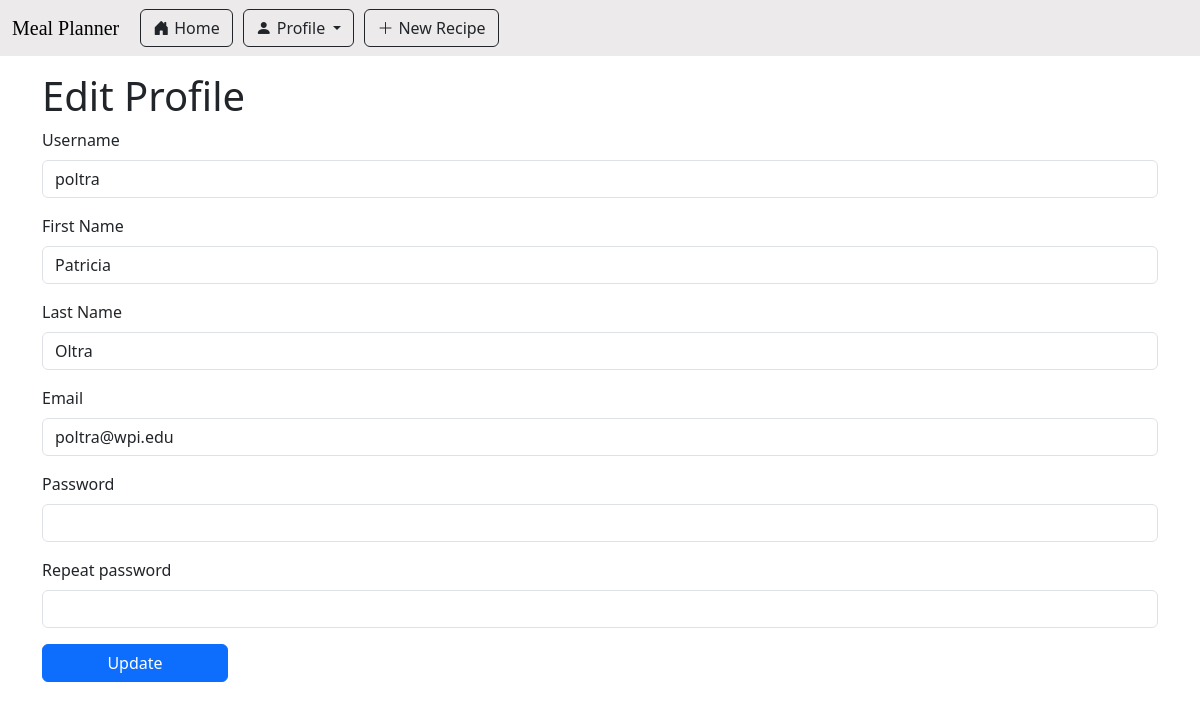
The app's page /user/profile/edit (signed in) with its own data.
### app/main/models.py (models this page shows, shortened)
class User(db.Model, UserMixin):
    id: sqlo.Mapped[int] = sqlo.mapped_column(primary_key=True)
    first_name: sqlo.Mapped[str] = sqlo.mapped_column(sqla.String(64))
    last_name: sqlo.Mapped[str] = sqlo.mapped_column(sqla.String(64))
    username: sqlo.Mapped[str] = sqlo.mapped_column(sqla.String(64))
    email: sqlo.Mapped[str] = sqlo.mapped_column(sqla.String(120))
    password_hash: sqlo.Mapped[str] = sqlo.mapped_column(sqla.String(256))
    is_certified: sqlo.Mapped[bool] = sqlo.mapped_column(sqla.Boolean, default=False)
    written_recipes: sqlo.WriteOnlyMapped['Recipe'] = sqlo.relationship(back_populates='writer')
    users_saved_recipes : sqlo.WriteOnlyMapped['Recipe'] = sqlo.relationship(
        secondary=saved_recipes_table,
        primaryjoin=(saved_recipes_table.c.user_id == id),
        back_populates='recipe_saved_by_users',
        passive_deletes=True)
    curr_ingredients: sqlo.WriteOnlyMapped['UserIngredientListUse'] = sqlo.relationship(back_populates='userlist_user')
    @login.user_loader
    def load_user(id):
        return db.session.get(User, int(id))

### app/main/routes.py (the view)
@bp_main.route('/user/profile/edit', methods=['GET','POST'])
def edit_profile():
    eform = EditForm()
    if eform.validate_on_submit():
        current_user.username = eform.username.data
        current_user.first_name = eform.first_name.data
        current_user.last_name = eform.last_name.data
        current_user.email = eform.email.data
        current_user.set_password(eform.password.data)
        db.session.add(current_user)
        db.session.commit()
        flash('Your changes have been saved.')
        return redirect(url_for('main.display_profile'))
    elif request.method == 'GET':
        eform.username.data = current_user.username
        eform.first_name.data = current_user.first_name
        eform.last_name.data = current_user.last_name
        eform.email.data = current_user.email
    return render_template('edit_profile.html', title="Edit Profile", form=eform, user=current_user)

### app/main/forms.py (shortened to what this page needs)
class EditForm(FlaskForm):
    username = StringField('Username', validators=[DataRequired()])
    first_name = StringField('First Name', validators=[DataRequired()])
    last_name = StringField('Last Name', validators=[DataRequired()])
    email = StringField('Email', validators=[DataRequired(), Email()])
    password = PasswordField('Password', validators=[DataRequired()])
    password2 = PasswordField('Repeat password', validators=[DataRequired(), EqualTo('password')])
    submit = SubmitField('Update')

### meal_planner.py (called while the page is built)
@app.before_request
def initDB(*args, **kwargs):
    if app._got_first_request:
        db.create_all()

### app/main/templates/edit_profile.html (shortened to what this page needs)
{% extends "base.html" %}
{% import 'bootstrap_wtf.html' as wtf %}
{% block content %}
    <h1>Edit Profile</h1>
    <form action="{{ url_for('main.edit_profile') }}", method="POST">
        {{wtf.form_field(form.username)}}
        {{wtf.form_field(form.first_name)}}
        {{wtf.form_field(form.last_name)}}
        {{wtf.form_field(form.email)}}
        {{wtf.form_field(form.password)}}
        {{wtf.form_field(form.password2)}}
        {{wtf.form_field(form.submit)}}
    </form>
{% endblock %}

### app/main/templates/bootstrap_wtf.html (shortened to what this page needs)
{% macro form_field(field, autofocus) %}
  {%- if field.type == 'BooleanField' %}
  <div class="form-check mb-3">
    {{ field(class='form-check-input') }}
    {{ field.label(class='form-check-label') }}
  </div>
  {%- elif field.type == 'SelectField' %}
    {{ field.label(class='form-label') }}
    {{ field(class='form-select mb-3') }}
  {%- elif field.type == 'QuerySelectMultipleField' %}
    {{ field.label(class='form-label') }}
    {{ field(class='form-select mb-3') }}
  {%- elif field.type == 'SubmitField' %}
  {{ field(class='btn btn-primary mb-3 col-2') }}
  {%- else %}
  <div class="mb-3">
    {{ field.label(class='form-label') }}
    {% if autofocus %}
      {{ field(class='form-control' + (' is-invalid' if field.errors else ''), autofocus=True) }}
    {% else %}
      {{ field(class='form-control' + (' is-invalid' if field.errors else '')) }}
    {% endif %}
  </div>
  {%- endif %}
{% endmacro %}

### app/static/css/main.css (style rules this page uses)
:root { --accent-bg-color: #eceaea; --blank-bg-color: #fff; --outline-color: #989090; }

### records on screen
User: username "poltra", first_name "Patricia", last_name "Oltra", email "poltra@wpi.edu"

### other values on screen
{{ field.label(class='form-label') }} "Username First Name Last Name Email Password Repeat password"
